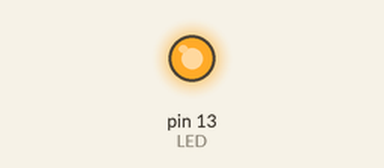
Bench run of a sketch on a simulated Arduino Uno, built with avr-gcc and run on an emulated ATmega328P. On the bench: output pins drawn as LEDs (lit = HIGH).

Above: at 4.3 s.
At 12.9 s:
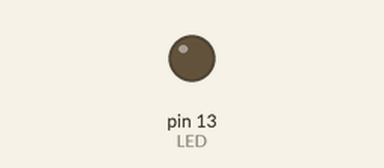
Timing chart, 0 to 22.4 s (numbered marks = the images above):
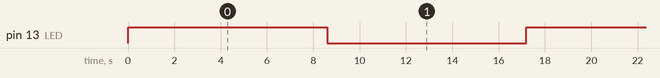

Measured:
- by itself, pin 13 (LED): alternates HIGH for 8.6 s and LOW for 8.6 s

The sketch:

nilce.ino
```cpp
// exemplo 01: led pisca

const int LED = 13;//LED PINO 13 ARDUINO UNO
void setup() {
  pinMode(LED, OUTPUT);
}

void loop() {
  // put your main code here, to run repeatedly:
  digitalWrite(LED, HIGH);
  delay(8600);
  digitalWrite(LED, LOW);
  delay(8600);
}
```
